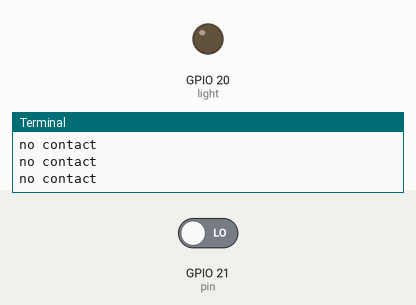
Recording of a program running on a simulated Raspberry Pi (BCM pin numbers). Shown: output pins drawn as LEDs (lit = HIGH), the last lines printed to the terminal. The inputs (shaded band) are chosen by the test bench; at power-on: GPIO 21 (pin) LOW.

Above: at 1.2 s.
1.3 s: GPIO 21 (pin) driven HIGH
At 2.2 s:
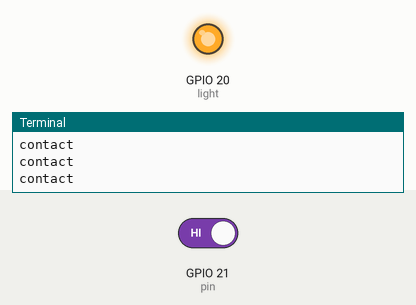
3.0 s: GPIO 21 (pin) driven LOW
At 3.3 s:
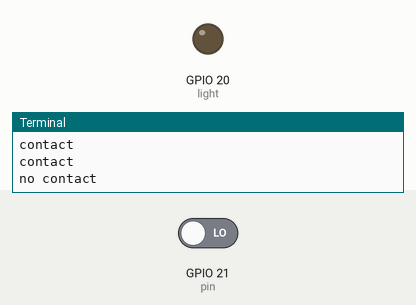
Timing chart, 0 to 6.0 s (numbered marks = the images above; inputs shaded):
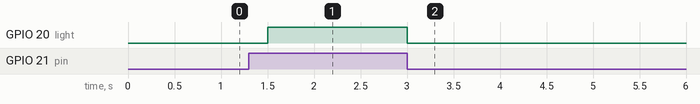

Measured:
- after the input at 1.3 s, GPIO 20 (light): LOW → HIGH after 0.20 s
- after the input at 3.0 s, GPIO 20 (light): HIGH → LOW at once

The program:

PhotoResistor.py
```python
import RPi.GPIO as GPIO
import time

#When there is light, we get a signal on 21

pin = 21
light = 20
GPIO.setmode(GPIO.BCM)

GPIO.setup(pin, GPIO.IN)
GPIO.setup(light, GPIO.OUT)

while True:
    if GPIO.input(pin):
        print("contact")
        GPIO.output(light, GPIO.HIGH)
    else:
        print("no contact")
        GPIO.output(light, GPIO.LOW)
    time.sleep(0.3)

GPIO.cleanup()
```
